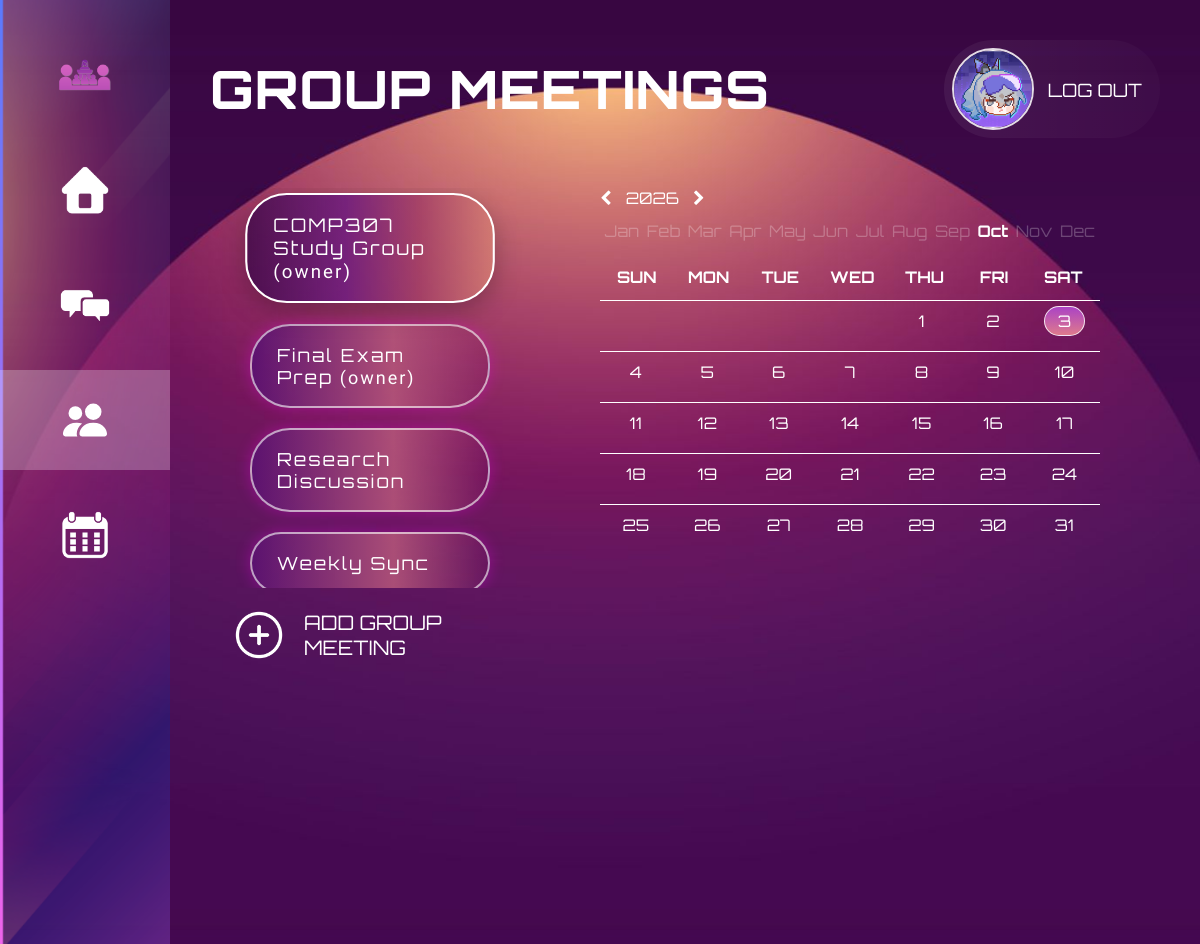
Screenshot of /group_meetings.php (signed in) with the database file from the repository.
### tables this page shows
CREATE TABLE groups (
    group_id INT PRIMARY KEY AUTO_INCREMENT,
    owner_id INT NOT NULL,
    title VARCHAR(255),
    created_at TIMESTAMP DEFAULT CURRENT_TIMESTAMP,
    
    FOREIGN KEY (owner_id) REFERENCES users(user_id)
);

### group_meetings.php (the view, shortened to what this page needs)
<?php
require_once __DIR__ . '/connect_db.php';
$user_id = (int) $_SESSION['user_id'];
$role = $_SESSION['role'];
$sql = "
    SELECT DISTINCT g.group_id, g.title,
    CASE
        WHEN g.owner_id = ? THEN 1
        ELSE 0
    END AS is_owner
    FROM groups g
    JOIN group_meetings gm ON g.group_id = gm.group_id
    LEFT JOIN group_participants gp ON g.group_id = gp.group_id
    WHERE (g.owner_id = ? OR gp.user_id = ?) AND gm.num_vote != -1
    ORDER BY g.group_id ASC;
";
$statement = $conn->prepare($sql);
$statement->bind_param("iii", $user_id, $user_id, $user_id);
$statement->execute();
$result = $statement->get_result();
$groups = [];
while ($row = $result->fetch_assoc()) {
    $groups[] = $row;
}
?>
<!DOCTYPE html>
<html>
<head>
    <link rel="stylesheet" href="css/style.css">
    <link rel="stylesheet" href="css/group_meetings_style.css">
    <link rel="stylesheet" href="https://stackpath.bootstrapcdn.com/font-awesome/4.7.0/css/font-awesome.min.css">
</head>
<body>
<div class="group-page">
    <aside class="sidebar">
        <a href="appointments.php">
            <button class="sidebar-btn logo" title="Appointments">
                <img src="assets/logo.png" alt="Appointments" />
            </button>
        </a>
        <a href="slots_owner.php">
            <button class="sidebar-btn" title="Home">
                <img src="assets/home_icon.png" alt="Home" />
            </button>
        </a>
        <a href="notifications.php">
            <button class="sidebar-btn" title="Notifications">
                <img src="assets/chat_icon.png" alt="notifications" />
            </button>
        </a>
        <a href="group_meetings.php">
            <button class="sidebar-btn active" title="Group Meetings">
            </button>
        </a>
        <?php if ($role === 'owner'): ?>
            <a href="slots.php">
                <button class="sidebar-btn" title="Slots">
                    <img src="assets/calendar_icon.png" alt="Slots" />
                </button>
            </a>
        <?php endif; ?>
    </aside>
    <div class="group-main">
        <header class="group-header">
            <h1>GROUP MEETINGS</h1>
			<form class="logout-form" action="logout.php" method="post">
				<button class="logout-btn" type="submit">
					<img src="assets/profile.png" alt="Profile" class="profile-icon" />
					<span>LOG OUT</span>
				</button>
			</form>
        </header>
        <div class="content">
            <div class="groups">
                <section class="group-list">
                    <?php if (empty($groups)): ?>
                        <div class="group-name">NO GROUPS FOUND</div>
                    <?php else: ?>
                        <?php $is_first = true; ?>
                        <?php foreach ($groups as $group): ?>
                            <div class="group-row <?= $is_first ? 'filter' : '' ?>">
                                <?php $is_first = false; ?>
                                <span class="group-name">
                                    <?= htmlspecialchars($group['title']) ?>
                                    <span style="font-family: var(--font-body)">
                                        <?php if ($group['is_owner']): ?> (owner)<?php endif; ?>
                                    </span>
                                </span>
                            </div>
                        <?php endforeach; ?>
                    <?php endif; ?>
                </section>
                <?php if ($role === 'owner'): ?>
					<div class="group-actions-footer">
						<a href="group_meeting_options.php?new=1" class="add-group-meeting-btn">
							<img src="assets/add_icon.png" alt="Add group meeting" class="add-icon" />
							<span>ADD GROUP MEETING</span>
						</a>
					</div>
				<?php endif; ?>
            </div>
            <section class="calendar-container">
                <div class="calendar">
                    <div class="year-header">
                        <span class="left-button fa fa-chevron-left" id="prev""></span>
                        <span class="year" id="label"></span>
                        <span class="right-button fa fa-chevron-right" id="next"> </span>
                    </div>
                    <table class="months-table wide">
                        <tbody>
                            <tr class="months-row">
                                <td class="month">Jan</td>
                                <td class="month">Feb</td>
                                <td class="month">Mar</td>
                                <td class="month">Apr</td>
                                <td class="month">May</td>
                                <td class="month">Jun</td>
                                <td class="month">Jul</td>
                                <td class="month">Aug</td>
                                <td class="month">Sep</td>
                                <td class="month">Oct</td>
                                <td class="month">Nov</td>
                                <td class="month">Dec</td>
                            </tr>
                        </tbody>
                    </table>
                    <table class="days-table wide">
                        <td class="day">SUN</td>
                        <td class="day">MON</td>
                        <td class="day">TUE</td>
                        <td class="day">WED</td>
                        <td class="day">THU</td>
                        <td class="day">FRI</td>
                        <td class="day">SAT</td>
                    </table>
                    <div class="frame">
                        <table class="dates-table wide" cellspacing="0">
                            <tbody class="tbody">
                            </tbody>
                        </table>
                    </div>
                </div>
                <div class="events">
                    <div class="events-container"></div>
                </div>
            </section>
        </div>
    </div>
</div>
</body>
</html>

### css/style.css (style rules this page uses)
* { box-sizing: border-box; margin: 0; }
:root { --font-heading: 'Orbitron', sans-serif; --font-body: 'Rajdhani', sans-serif; --text-main: #ffffff; --border-soft: rgba(255, 255, 255, 0.85); --row-grad: linear-gradient(90deg, rgba(91, 18, 112, 0.95) 0%, rgba(180, 86, 122, 0.88) 60%, rgba(121, 22, 99, 0.2) 100%); }
html, body { width: 100%; min-height: 100%; }
body { font-family: var(--font-body); color: var(--text-main); background: url("../assets/307_Project.jpg") center center / cover no-repeat; }
.sidebar { width: 170px; min-width: 170px; height: 100vh; float: left; position: relative; display: flex; flex-direction: column; align-items: center; gap: 15px; padding-top: 25px; background: url("../assets/sidebar.png") left top / cover no-repeat; }
.sidebar>* { position: relative; z-index: 1; }
.sidebar-btn { width: 170px; height: 100px; border: none; background: transparent; cursor: pointer; display: flex; align-items: center; justify-content: center; padding: 0px; }
.sidebar-btn img { max-width: 60px; max-height: 60px; }
.sidebar-btn svg { color: var(--text-main); width: 44px; height: 44px; }
.sidebar-btn.active { background: rgba(255, 255, 255, 0.25); }
.logout-btn { display: flex; align-items: center; gap: 14px; padding: 8px 18px 8px 8px; border-radius: 999px; font-size: 1.15rem; border: none; background: linear-gradient(90deg, rgba(255,255,255,0.10), rgba(255,255,255,0.05)); color: var(--text-main); cursor: pointer; transition: 0.3s; }
.profile-icon { width: 82px; height: 82px; object-fit: cover; border-radius: 50%; flex-shrink: 0; border: 2px solid rgba(255, 255, 255, 0.85); }

### css/group_meetings_style.css (style rules this page uses)
h1, section, button { font-family: var(--font-heading); }
.group-main { display: flex; flex-direction: column; gap: 10px; padding: 40px; }
.group-header { display: flex; justify-content: space-between; align-items: center; flex-wrap: wrap; }
.group-header h1 { font-size: 3.3rem; font-weight: 800; letter-spacing: 1px; }
.logout-btn { display: flex; align-items: center; gap: 14px; padding: 8px 18px 8px 8px; border-radius: 999px; font-size: 1.15rem; border: none; background: linear-gradient(90deg, rgba(255,255,255,0.06), rgba(255,255,255,0.02)); color: var(--text-main); cursor: pointer; transition: 0.3s; }
.profile-icon { width: 82px; height: 82px; object-fit: cover; border-radius: 50%; flex-shrink: 0; border: 2px solid rgba(255, 255, 255, 0.85); }
.content { display: flex; gap: 30px; }
.groups { flex: 1; }
.group-list { margin-top: 40px; padding: 10px 40px; max-height: 400px; overflow-y: auto; }
.group-row { display: flex; justify-content: space-between; align-items: center; min-width: 170px; padding: 18px 25px; margin-bottom: 20px; border-radius: 40px; border: 2px solid rgba(255,255,255,0.6); background: var(--row-grad); box-shadow: 0 0 15px rgba(255, 0, 255, 0.3); }
.filter { background: linear-gradient(90deg, rgba(61, 9, 73, 0.8) 0%, rgba(112, 30, 125, 0.9) 40%, rgba(163, 63, 102, 0.85) 70%, rgba(214, 127, 115, 0.8) 100%); border-color: rgba(255, 255, 255, 1); box-shadow: 0 8px 25px rgba(0, 0, 0, 0.25); transform: translateY(-3px) scale(1.04); }
.group-name { font-size: 18px; letter-spacing: 2px; }
.calendar-container { flex: 2; display: flex; flex-direction: column; max-width: 600px; }
.calendar { padding: 40px 40px 20px; }
.wide { width: 500px; }
.year { padding: 10px; }
.months-table td, .days-table td, .dates-table td { text-align: center; width: 85px; }
.months-table { padding: 10px 0px; }
.active-month, .active-date { position: relative; }
.active-month { font-weight: bold; }
.months-table td:not(.active-month) { color: rgba(255, 255, 255, 0.25); }
.days-table { padding: 10px 0px; font-size: 1rem; font-weight: bold; }
.events-container { font-family: var(--font-body); margin: 0px 30px; padding: 10px; max-height: 120px; overflow-y: auto; display: flex; flex-wrap: wrap; align-items: flex-start; gap: 10px; position: relative; }
.group-actions-footer { margin-top: 18px; padding-left: 20px; }
.add-group-meeting-btn { border: none; background: transparent; color: var(--text-main); font-family: var(--font-heading); font-size: 1.25rem; display: inline-flex; align-items: center; gap: 16px; cursor: pointer; text-decoration: none; width: fit-content; }
.add-icon { width: 58px; height: 58px; object-fit: contain; }

### rows the page displays
groups: title "COMP307 Study Group", shows "(owner)"
groups: title "Final Exam Prep", shows "(owner)"
groups: title "Research Discussion"
groups: title "Weekly Sync"
